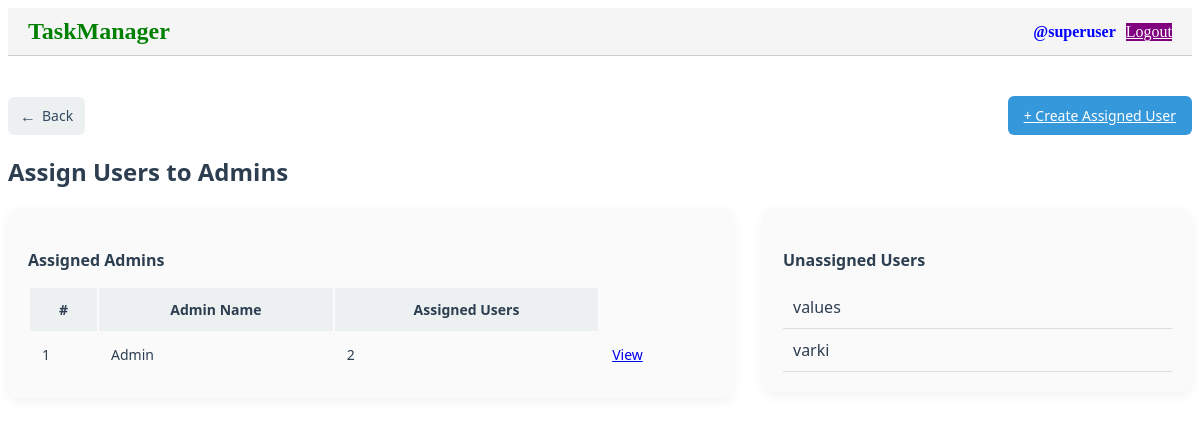
/assign-user/ (signed in), run on the app's committed database.
### taskmanager/models.py (models this page shows, shortened)
class CustomUser(AbstractBaseUser,PermissionsMixin):
    id = models.UUIDField(primary_key=True, default=uuid.uuid4, editable=False)
    username = models.CharField(max_length=30, unique=True, null=False, blank=False)
    password = models.CharField(max_length=30, null=False)
    role = models.CharField(max_length=30, choices=Role.choices, default=Role.USER)
    is_active = models.BooleanField(default=True)
    is_staff = models.BooleanField(default=False)
    is_superuser=models.BooleanField(default=False)
    USERNAME_FIELD = 'username'
    REQUIRED_FIELDS = []
    objects = CustomUserManager()

### taskmanager/views/usermanage_view.py (the view)
# urls.py: path('assign-user/', assign_user, name='assign_user'),
@login_required
def assign_user(request):
    assigned_admins_data = (
        AssignedUser.objects.values('admin')
        .annotate(count=Count('user'))
    )
    assigned_admins = []
    for item in assigned_admins_data:
        try:
            admin_obj = CustomUser.objects.get(id=item['admin'])
            assigned_admins.append({
                'admin': admin_obj,
                'count': item['count']
            })
        except CustomUser.DoesNotExist:
            continue
    assigned_user_ids = AssignedUser.objects.values_list('user_id', flat=True)
    unassigned_users = CustomUser.objects.filter(role=Role.USER).exclude(id__in=assigned_user_ids)
    return render(request, "assign_user.html", {
        "assigned_admins": assigned_admins,
        "unassigned_users": unassigned_users
    })

### taskmanager/templates/assign_user.html
{% extends "base.html" %}
{% block content %}
<div id="assignUserSection" class="list-section" style="display: block; margin-top: 40px; font-family: 'Segoe UI', sans-serif; color: #2c3e50;">
  <div style="display: flex; justify-content: space-between; align-items: center; margin-bottom: 20px;">
    <a href="{% url 'admin_panel' %}" class="mui-btn mui-btn--raised"
       style="display: flex; align-items: center; background-color: #ecf0f1; padding: 8px 12px; border-radius: 6px; font-size: 14px; color: #34495e; text-decoration: none;">
      <span style="font-size: 16px; margin-right: 6px;">←</span> Back
    </a>
    <a href="{% url 'assign_user_create' %}" class="mui-btn mui-btn--raised"
       style="background-color: #3498db; color: white; padding: 10px 16px; border-radius: 6px; font-size: 14px;">
      + Create Assigned User
    </a>
  </div>
  <h2 style="margin-bottom: 20px;">Assign Users to Admins</h2>
  <div style="display: flex; gap: 30px; flex-wrap: wrap;">
    <div style="flex: 1 1 60%; min-width: 300px;">
      <div style="background: #fafafa; padding: 20px; border-radius: 10px; box-shadow: 0 4px 12px rgba(0, 0, 0, 0.05);">
        <h4 style="margin-bottom: 15px;">Assigned Admins</h4>
        <table class="mui-table mui-table--bordered" style="width: 100%; font-size: 14px;">
          <thead style="background-color: #ecf0f1;">
            <tr>
              <th style="padding: 12px;">#</th>
              <th style="padding: 12px;">Admin Name</th>
              <th style="padding: 12px;">Assigned Users</th>
            </tr>
          </thead>
          <tbody>
            {% if assigned_admins %}
              {% for item in assigned_admins %}
              <tr>
                <td style="padding: 12px;">{{ forloop.counter }}</td>
                <td style="padding: 12px;">{{ item.admin.username }}</td>
                <td style="padding: 12px;">{{ item.count }}</td>
                <td style="padding: 12px;">
    <a href="{% url 'assign_user_detail' item.admin.id %}" class="mui-btn mui-btn--small mui-btn--primary">
      View
    </a>
  </td>
              </tr>
              {% endfor %}
            {% else %}
              <tr>
                <td colspan="3" style="text-align: center; padding: 12px;">No assignments found.</td>
              </tr>
            {% endif %}
          </tbody>
        </table>
      </div>
    </div>
    <div style="flex: 1 1 35%; min-width: 200px;">
      <div style="background: #fafafa; padding: 20px; border-radius: 10px; box-shadow: 0 4px 12px rgba(0, 0, 0, 0.05); max-height: 400px; overflow-y: auto;">
        <h4 style="margin-bottom: 15px;">Unassigned Users</h4>
        <ul style="list-style: none; padding-left: 0; margin: 0;">
          {% if unassigned_users %}
            {% for user in unassigned_users %}
              <li style="padding: 10px; border-bottom: 1px solid #ddd; cursor: pointer;">
                {{ user.username }}
              </li>
            {% endfor %}
          {% else %}
            <li style="padding: 10px;">No unassigned users available.</li>
          {% endif %}
        </ul>
      </div>
    </div>
  </div>
</div>
{% endblock %}

### taskmanager/templates/base.html (shortened to what this page needs)
{% load static %}
<!DOCTYPE html>
<html lang="en">
<head>
    <link href="{% static 'css/login.css' %}" rel="stylesheet">
    <link href="https://cdn.muicss.com/mui-0.10.3/css/mui.min.css" rel="stylesheet">
</head>
<body>
    <div style="display: flex; justify-content: space-between; align-items: center; padding: 10px 20px; background: #f5f5f5; border-bottom: 1px solid #ccc;">
        <h2 style="color: green; margin: 0;">TaskManager</h2>
        {% if request.user.is_authenticated %}
        <div style="display: flex; align-items: center; gap: 10px;">
            <span style="font-weight: bold;color: blue;">@{{ request.user.username }}</span>
            <a href="{% url 'logout' %}" class="mui-btn mui-btn--raised" style="background-color: purple; color: white;">
                Logout
            </a>
        </div>
        {% endif %}
    </div>
    {% block content %}{% endblock %}
</body>
</html>

### data on the page
CustomUser: user.username "superuser"
CustomUser: admin.username "Admin", count "2"
CustomUser: username "values"
CustomUser: username "varki"
